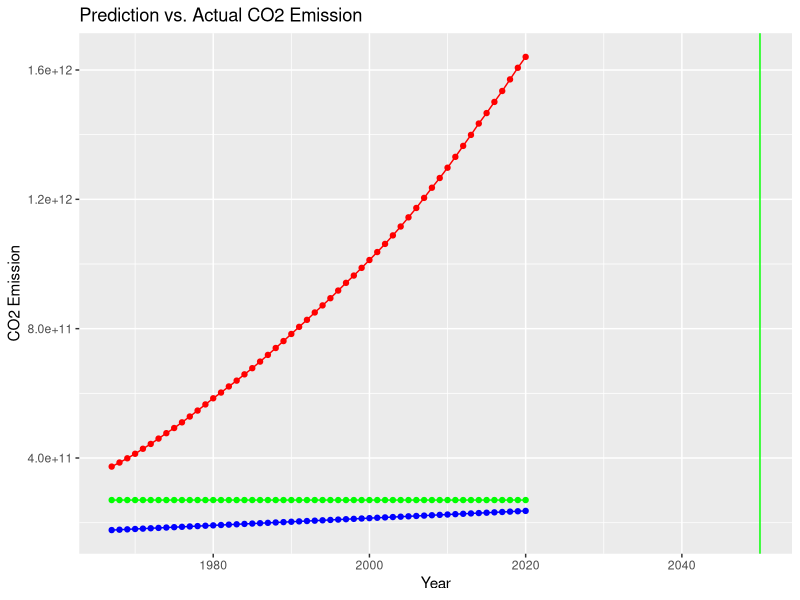

R code for this plot:
library(Metrics)
library(ggplot2)

# Set to current working directory
setwd(dirname(rstudioapi::getSourceEditorContext()$path))

# First, read in the data and view it
co2_emission <- read.csv("Actual_CO2.csv")

# Next, group the data by year and sum the CO2.emission column
co2_by_year <- aggregate(CO2.emission ~ Year, data = co2_emission, sum)

# Now split the data into our training and test sets
train_set <- co2_by_year[co2_by_year$Year <= 1966, ]
test_set <- co2_by_year[co2_by_year$Year > 1966, ]

# Finally, check the dimensions of our training and test sets to make sure they are correct # nolint
dim(train_set)
dim(test_set)

# View dimensions data
View(train_set)
View(test_set)

# Now that we have our training and test sets, we can build our regression model using the lm() function
model <- lm(CO2.emission ~ Year, data = train_set)

# To make predictions using our model, use the predict() function
predictions <- predict(model, test_set)

# To evaluate the performance of our model, calculate the mean squared error (MSE) and root mean squared error (RMSE) using the mse() and rmse() functions from the forecast package
MSE <- mse(predictions, test_set$CO2.emission)
RMSE <- rmse(predictions, test_set$CO2.emission)

# Finally, calculate the accuracy of our model as a percentage by dividing the sum of correct predictions by the total number of predictions and multiplying by 100
accuracy <- 100 * sum(predictions == test_set$CO2.emission) / length(predictions)
prediction_2050 <- predict(model, data.frame(Year = 2050))

# First, create a data frame with the predictions and actual values
prediction_df <- data.frame()
prediction_df <- rbind(prediction_df, data.frame(Year = test_set$Year, Prediction = predictions, Actual = test_set$CO2.emission))
# prediction_df <- rbind(prediction_df, data.frame(Year = 2050, Prediction = prediction_2050, Actual = NA))

# Next, plot the predictions and actual values using ggplot2
plot_prediction <- ggplot(prediction_df, aes(x = Year)) +
    geom_point(aes(y = Prediction), color = "blue") +
    geom_point(aes(y = Actual), color = "red") +
    geom_line(aes(y = Prediction), color = "blue") +
    geom_line(aes(y = Actual), color = "red") +
    labs(
        title = "Prediction vs. Actual CO2 Emission",
        x = "Year",
        y = "CO2 Emission"
    )

# Add the prediction for 2050 to the plot
plot_prediction_2050 <- ggplot(prediction_df, aes(x = Year)) +
    geom_point(aes(y = Prediction), color = "blue") +
    geom_point(aes(y = Actual), color = "red") +
    geom_point(aes(y = prediction_2050), color = "green") +
    geom_line(aes(y = prediction_2050), color = "green") +
    geom_line(aes(y = Prediction), color = "blue") +
    geom_line(aes(y = Actual), color = "red") +
    geom_vline(xintercept = 2050, color = "green") +
    labs(
        title = "Prediction vs. Actual CO2 Emission",
        x = "Year",
        y = "CO2 Emission"
    )

plot_prediction_2050
